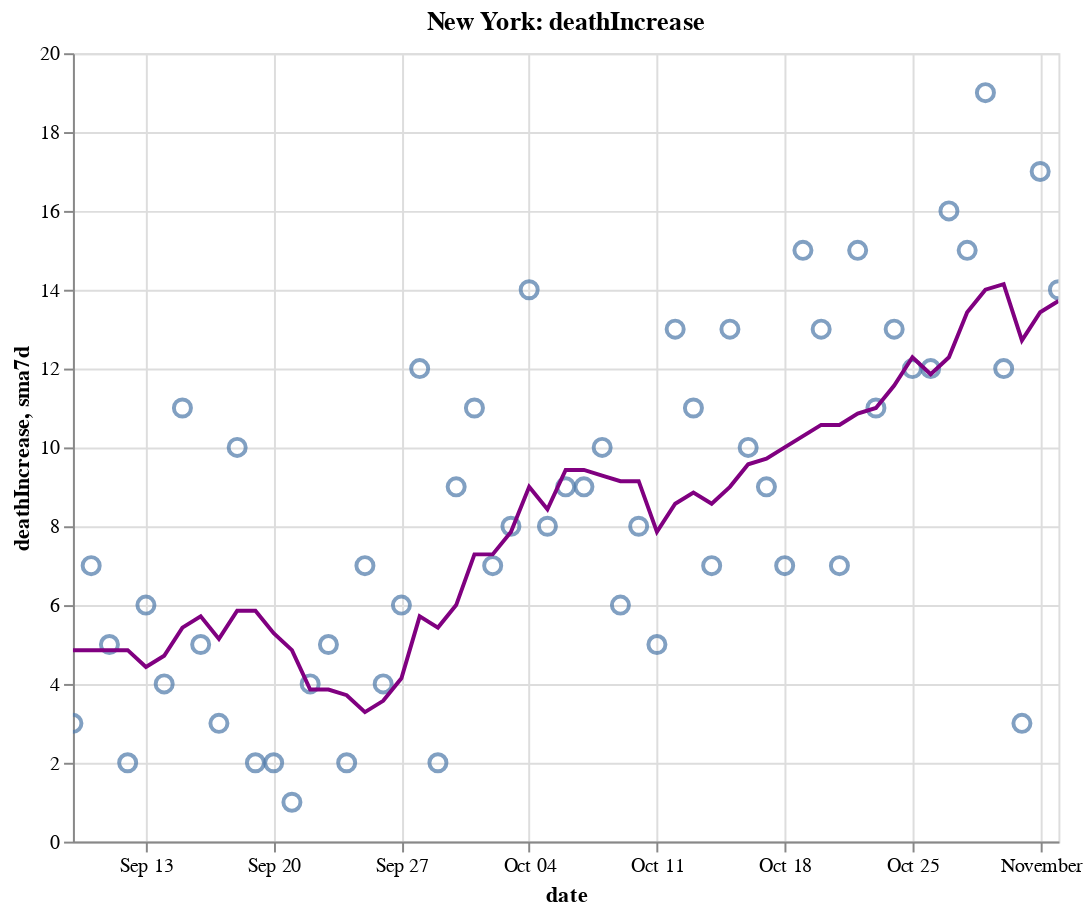

The notebook cell this image was saved under:
### Code cell
create_plot(ny, 'deathIncrease')

### Figure 1 — Vega-Lite specification as saved in the notebook (floating-point values rounded to 4 significant figures)
{"config": {"view": {"continuousWidth": 400, "continuousHeight": 300}}, "layer": [{"layer": [{"mark": {"type": "point", "size": 75}, "encoding": {"tooltip": [{"type": "temporal", "field": "date"}, {"type": "quantitative", "field": "deathIncrease"}, {"type": "quantitative", "field": "sma7d"}], "x": {"type": "temporal", "field": "date"}, "y": {"type": "quantitative", "field": "deathIncrease"}}, "selection": {"selector012": {"type": "interval", "bind": "scales", "encodings": ["x", "y"]}}}, {"mark": {"type": "line", "color": "purple"}, "encoding": {"x": {"type": "temporal", "field": "date"}, "y": {"type": "quantitative", "field": "sma7d"}}}]}, {"mark": {"type": "rule", "color": "#aaa"}, "encoding": {"x": {"type": "temporal", "field": "date"}}, "transform": [{"filter": {"selection": "selector011"}}]}, {"mark": "circle", "encoding": {"opacity": {"condition": {"value": 1, "selection": "selector011"}, "value": 0}, "tooltip": [{"type": "temporal", "field": "date"}, {"type": "quantitative", "field": "deathIncrease"}, {"type": "quantitative", "field": "sma7d"}], "x": {"type": "temporal", "field": "date"}, "y": {"type": "quantitative", "field": "deathIncrease"}}, "selection": {"selector011": {"type": "single", "encodings": ["x"], "on": "mouseover", "nearest": true, "empty": "none"}}}, {"mark": {"type": "text", "align": "left", "dx": 5, "dy": -5, "stroke": "white", "strokeWidth": 2}, "encoding": {"text": {"type": "quantitative", "field": "deathIncrease"}, "tooltip": [{"type": "temporal", "field": "date"}, {"type": "quantitative", "field": "deathIncrease"}, {"type": "quantitative", "field": "sma7d"}], "x": {"type": "temporal", "field": "date"}, "y": {"type": "quantitative", "field": "deathIncrease"}}, "transform": [{"filter": {"selection": "selector011"}}]}, {"mark": {"type": "text", "align": "left", "dx": 5, "dy": -5}, "encoding": {"text": {"type": "quantitative", "field": "deathIncrease"}, "tooltip": [{"type": "temporal", "field": "date"}, {"type": "quantitative", "field": "deathIncrease"}, {"type": "quantitative", "field": "sma7d"}], "x": {"type": "temporal", "field": "date"}, "y": {"type": "quantitative", "field": "deathIncrease"}}, "transform": [{"filter": {"selection": "selector011"}}]}], "data": {"name": "data-bcbb6eb712568c7a2db20bf9bee42050"}, "height": 400, "title": "New York: deathIncrease", "width": 500, "$schema": "https://vega.github.io/schema/vega-lite/v4.8.1.json", "datasets": {"data-bcbb6eb712568c7a2db20bf9bee42050": [{"date": "2020-09-09T00:00:00", "totalTestResultsIncrease": 63230.0, "positiveIncrease": 576.0, "death": 25370.0, "deathIncrease": 3.0, "positiveRate": 0.009, "state": "New York", "sma7d": 4.857}, {"date": "2020-09-10T00:00:00", "totalTestResultsIncrease": 76810.0, "positiveIncrease": 757.0, "death": 25380.0, "deathIncrease": 7.0, "positiveRate": 0.01, "state": "New York", "sma7d": 4.857}, {"date": "2020-09-11T00:00:00", "totalTestResultsIncrease": 89720.0, "positiveIncrease": 880.0, "death": 25380.0, "deathIncrease": 5.0, "positiveRate": 0.01, "state": "New York", "sma7d": 4.857}, {"date": "2020-09-12T00:00:00", "totalTestResultsIncrease": 102900.0, "positiveIncrease": 849.0, "death": 25380.0, "deathIncrease": 2.0, "positiveRate": 0.008, "state": "New York", "sma7d": 4.857}, {"date": "2020-09-13T00:00:00", "totalTestResultsIncrease": 72670.0, "positiveIncrease": 725.0, "death": 25390.0, "deathIncrease": 6.0, "positiveRate": 0.01, "state": "New York", "sma7d": 4.429}, {"date": "2020-09-14T00:00:00", "totalTestResultsIncrease": 63360.0, "positiveIncrease": 583.0, "death": 25390.0, "deathIncrease": 4.0, "positiveRate": 0.009, "state": "New York", "sma7d": 4.714}, {"date": "2020-09-15T00:00:00", "totalTestResultsIncrease": 73680.0, "positiveIncrease": 766.0, "death": 25400.0, "deathIncrease": 11.0, "positiveRate": 0.01, "state": "New York", "sma7d": 5.429}, {"date": "2020-09-16T00:00:00", "totalTestResultsIncrease": 75090.0, "positiveIncrease": 652.0, "death": 25410.0, "deathIncrease": 5.0, "positiveRate": 0.009, "state": "New York", "sma7d": 5.714}, {"date": "2020-09-17T00:00:00", "totalTestResultsIncrease": 91500.0, "positiveIncrease": 896.0, "death": 25410.0, "deathIncrease": 3.0, "positiveRate": 0.01, "state": "New York", "sma7d": 5.143}, {"date": "2020-09-18T00:00:00", "totalTestResultsIncrease": 89730.0, "positiveIncrease": 790.0, "death": 25420.0, "deathIncrease": 10.0, "positiveRate": 0.009, "state": "New York", "sma7d": 5.857}, {"date": "2020-09-19T00:00:00", "totalTestResultsIncrease": 110400.0, "positiveIncrease": 986.0, "death": 25420.0, "deathIncrease": 2.0, "positiveRate": 0.009, "state": "New York", "sma7d": 5.857}, {"date": "2020-09-20T00:00:00", "totalTestResultsIncrease": 100400.0, "positiveIncrease": 862.0, "death": 25430.0, "deathIncrease": 2.0, "positiveRate": 0.009, "state": "New York", "sma7d": 5.286}, {"date": "2020-09-21T00:00:00", "totalTestResultsIncrease": 58320.0, "positiveIncrease": 573.0, "death": 25430.0, "deathIncrease": 1.0, "positiveRate": 0.01, "state": "New York", "sma7d": 4.857}, {"date": "2020-09-22T00:00:00", "totalTestResultsIncrease": 84000.0, "positiveIncrease": 754.0, "death": 25430.0, "deathIncrease": 4.0, "positiveRate": 0.009, "state": "New York", "sma7d": 3.857}, {"date": "2020-09-23T00:00:00", "totalTestResultsIncrease": 70930.0, "positiveIncrease": 665.0, "death": 25440.0, "deathIncrease": 5.0, "positiveRate": 0.009, "state": "New York", "sma7d": 3.857}, {"date": "2020-09-24T00:00:00", "totalTestResultsIncrease": 92950.0, "positiveIncrease": 955.0, "death": 25440.0, "deathIncrease": 2.0, "positiveRate": 0.01, "state": "New York", "sma7d": 3.714}, {"date": "2020-09-25T00:00:00", "totalTestResultsIncrease": 94820.0, "positiveIncrease": 908.0, "death": 25450.0, "deathIncrease": 7.0, "positiveRate": 0.01, "state": "New York", "sma7d": 3.286}, {"date": "2020-09-26T00:00:00", "totalTestResultsIncrease": 99950.0, "positiveIncrease": 1005.0, "death": 25450.0, "deathIncrease": 4.0, "positiveRate": 0.01, "state": "New York", "sma7d": 3.571}, {"date": "2020-09-27T00:00:00", "totalTestResultsIncrease": 84770.0, "positiveIncrease": 866.0, "death": 25460.0, "deathIncrease": 6.0, "positiveRate": 0.01, "state": "New York", "sma7d": 4.143}, {"date": "2020-09-28T00:00:00", "totalTestResultsIncrease": 52940.0, "positiveIncrease": 834.0, "death": 25470.0, "deathIncrease": 12.0, "positiveRate": 0.016, "state": "New York", "sma7d": 5.714}, {"date": "2020-09-29T00:00:00", "totalTestResultsIncrease": 88230.0, "positiveIncrease": 1189.0, "death": 25470.0, "deathIncrease": 2.0, "positiveRate": 0.013, "state": "New York", "sma7d": 5.429}, {"date": "2020-09-30T00:00:00", "totalTestResultsIncrease": 97960.0, "positiveIncrease": 1000.0, "death": 25480.0, "deathIncrease": 9.0, "positiveRate": 0.01, "state": "New York", "sma7d": 6.0}, {"date": "2020-10-01T00:00:00", "totalTestResultsIncrease": 109200.0, "positiveIncrease": 1382.0, "death": 25490.0, "deathIncrease": 11.0, "positiveRate": 0.013, "state": "New York", "sma7d": 7.286}, {"date": "2020-10-02T00:00:00", "totalTestResultsIncrease": 119500.0, "positiveIncrease": 1598.0, "death": 25500.0, "deathIncrease": 7.0, "positiveRate": 0.013, "state": "New York", "sma7d": 7.286}, {"date": "2020-10-03T00:00:00", "totalTestResultsIncrease": 134300.0, "positiveIncrease": 1731.0, "death": 25500.0, "deathIncrease": 8.0, "positiveRate": 0.013, "state": "New York", "sma7d": 7.857}, {"date": "2020-10-04T00:00:00", "totalTestResultsIncrease": 110300.0, "positiveIncrease": 1222.0, "death": 25520.0, "deathIncrease": 14.0, "positiveRate": 0.011, "state": "New York", "sma7d": 9.0}, {"date": "2020-10-05T00:00:00", "totalTestResultsIncrease": 76400.0, "positiveIncrease": 933.0, "death": 25530.0, "deathIncrease": 8.0, "positiveRate": 0.012, "state": "New York", "sma7d": 8.429}, {"date": "2020-10-06T00:00:00", "totalTestResultsIncrease": 96360.0, "positiveIncrease": 1393.0, "death": 25540.0, "deathIncrease": 9.0, "positiveRate": 0.014, "state": "New York", "sma7d": 9.429}, {"date": "2020-10-07T00:00:00", "totalTestResultsIncrease": 108200.0, "positiveIncrease": 1360.0, "death": 25540.0, "deathIncrease": 9.0, "positiveRate": 0.013, "state": "New York", "sma7d": 9.429}, {"date": "2020-10-08T00:00:00", "totalTestResultsIncrease": 145800.0, "positiveIncrease": 1836.0, "death": 25560.0, "deathIncrease": 10.0, "positiveRate": 0.013, "state": "New York", "sma7d": 9.286}, {"date": "2020-10-09T00:00:00", "totalTestResultsIncrease": 139300.0, "positiveIncrease": 1592.0, "death": 25560.0, "deathIncrease": 6.0, "positiveRate": 0.011, "state": "New York", "sma7d": 9.143}, {"date": "2020-10-10T00:00:00", "totalTestResultsIncrease": 134600.0, "positiveIncrease": 1447.0, "death": 25570.0, "deathIncrease": 8.0, "positiveRate": 0.011, "state": "New York", "sma7d": 9.143}, {"date": "2020-10-11T00:00:00", "totalTestResultsIncrease": 118300.0, "positiveIncrease": 1143.0, "death": 25570.0, "deathIncrease": 5.0, "positiveRate": 0.01, "state": "New York", "sma7d": 7.857}, {"date": "2020-10-12T00:00:00", "totalTestResultsIncrease": 91790.0, "positiveIncrease": 1029.0, "death": 25590.0, "deathIncrease": 13.0, "positiveRate": 0.011, "state": "New York", "sma7d": 8.571}, {"date": "2020-10-13T00:00:00", "totalTestResultsIncrease": 99070.0, "positiveIncrease": 1393.0, "death": 25600.0, "deathIncrease": 11.0, "positiveRate": 0.014, "state": "New York", "sma7d": 8.857}, {"date": "2020-10-14T00:00:00", "totalTestResultsIncrease": 111700.0, "positiveIncrease": 1232.0, "death": 25600.0, "deathIncrease": 7.0, "positiveRate": 0.011, "state": "New York", "sma7d": 8.571}, {"date": "2020-10-15T00:00:00", "totalTestResultsIncrease": 133200.0, "positiveIncrease": 1460.0, "death": 25620.0, "deathIncrease": 13.0, "positiveRate": 0.011, "state": "New York", "sma7d": 9.0}, {"date": "2020-10-16T00:00:00", "totalTestResultsIncrease": 136000.0, "positiveIncrease": 1707.0, "death": 25630.0, "deathIncrease": 10.0, "positiveRate": 0.013, "state": "New York", "sma7d": 9.571}, {"date": "2020-10-17T00:00:00", "totalTestResultsIncrease": 160000.0, "positiveIncrease": 1784.0, "death": 25640.0, "deathIncrease": 9.0, "positiveRate": 0.011, "state": "New York", "sma7d": 9.714}, {"date": "2020-10-18T00:00:00", "totalTestResultsIncrease": 128800.0, "positiveIncrease": 1390.0, "death": 25640.0, "deathIncrease": 7.0, "positiveRate": 0.011, "state": "New York", "sma7d": 10.0}, {"date": "2020-10-19T00:00:00", "totalTestResultsIncrease": 82010.0, "positiveIncrease": 998.0, "death": 25660.0, "deathIncrease": 15.0, "positiveRate": 0.012, "state": "New York", "sma7d": 10.29}, {"date": "2020-10-20T00:00:00", "totalTestResultsIncrease": 90540.0, "positiveIncrease": 1201.0, "death": 25670.0, "deathIncrease": 13.0, "positiveRate": 0.013, "state": "New York", "sma7d": 10.57}, {"date": "2020-10-21T00:00:00", "totalTestResultsIncrease": 124800.0, "positiveIncrease": 2026.0, "death": 25680.0, "deathIncrease": 7.0, "positiveRate": 0.016, "state": "New York", "sma7d": 10.57}, {"date": "2020-10-22T00:00:00", "totalTestResultsIncrease": 135300.0, "positiveIncrease": 1628.0, "death": 25690.0, "deathIncrease": 15.0, "positiveRate": 0.012, "state": "New York", "sma7d": 10.86}, {"date": "2020-10-23T00:00:00", "totalTestResultsIncrease": 141500.0, "positiveIncrease": 1637.0, "death": 25700.0, "deathIncrease": 11.0, "positiveRate": 0.012, "state": "New York", "sma7d": 11.0}, {"date": "2020-10-24T00:00:00", "totalTestResultsIncrease": 156900.0, "positiveIncrease": 2061.0, "death": 25720.0, "deathIncrease": 13.0, "positiveRate": 0.013, "state": "New York", "sma7d": 11.57}, {"date": "2020-10-25T00:00:00", "totalTestResultsIncrease": 120800.0, "positiveIncrease": 1632.0, "death": 25730.0, "deathIncrease": 12.0, "positiveRate": 0.014, "state": "New York", "sma7d": 12.29}, {"date": "2020-10-26T00:00:00", "totalTestResultsIncrease": 82120.0, "positiveIncrease": 1191.0, "death": 25740.0, "deathIncrease": 12.0, "positiveRate": 0.015, "state": "New York", "sma7d": 11.86}, {"date": "2020-10-27T00:00:00", "totalTestResultsIncrease": 111600.0, "positiveIncrease": 1991.0, "death": 25760.0, "deathIncrease": 16.0, "positiveRate": 0.018, "state": "New York", "sma7d": 12.29}, {"date": "2020-10-28T00:00:00", "totalTestResultsIncrease": 129700.0, "positiveIncrease": 2031.0, "death": 25770.0, "deathIncrease": 15.0, "positiveRate": 0.016, "state": "New York", "sma7d": 13.43}, {"date": "2020-10-29T00:00:00", "totalTestResultsIncrease": 168400.0, "positiveIncrease": 2499.0, "death": 25790.0, "deathIncrease": 19.0, "positiveRate": 0.015, "state": "New York", "sma7d": 14.0}, {"date": "2020-10-30T00:00:00", "totalTestResultsIncrease": 146900.0, "positiveIncrease": 2255.0, "death": 25800.0, "deathIncrease": 12.0, "positiveRate": 0.015, "state": "New York", "sma7d": 14.14}, {"date": "2020-10-31T00:00:00", "totalTestResultsIncrease": 137000.0, "positiveIncrease": 2049.0, "death": 25810.0, "deathIncrease": 3.0, "positiveRate": 0.015, "state": "New York", "sma7d": 12.71}, {"date": "2020-11-01T00:00:00", "totalTestResultsIncrease": 148900.0, "positiveIncrease": 2255.0, "death": 25820.0, "deathIncrease": 17.0, "positiveRate": 0.015, "state": "New York", "sma7d": 13.43}, {"date": "2020-11-02T00:00:00", "totalTestResultsIncrease": 96100.0, "positiveIncrease": 1633.0, "death": 25840.0, "deathIncrease": 14.0, "positiveRate": 0.017, "state": "New York", "sma7d": 13.71}]}}
